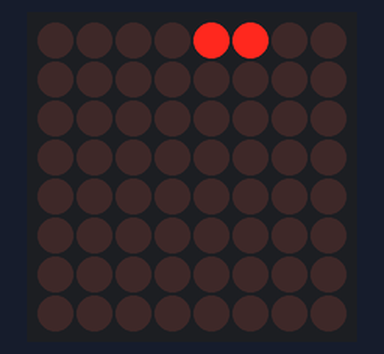
This sketch was run on a simulated Arduino Uno, built with avr-gcc and run on an emulated ATmega328P. Shown: 8×8 LED matrix. Wiring (inferred from the names in the program): LED matrix (orientation assumed): rows pin 13, A3, pin 9, pin 10, pin 2, pin 8, pin 3, pin 6; columns pin 16, pin 4, pin 5, pin 12, pin 7, pin 11, pin 18, pin 19.

Above: at 0.32 s.
At 1.14 s:
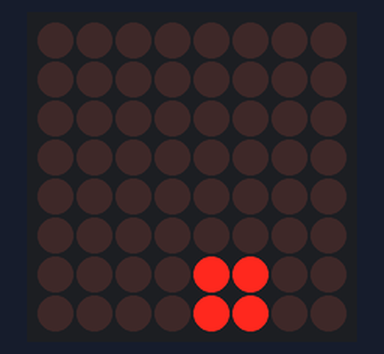
At 1.94 s:
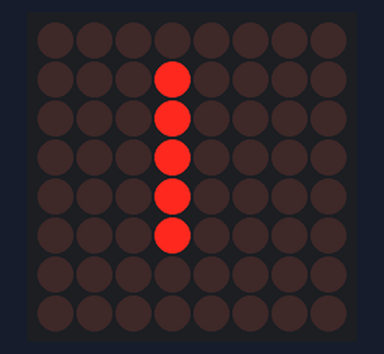
At 3.52 s:
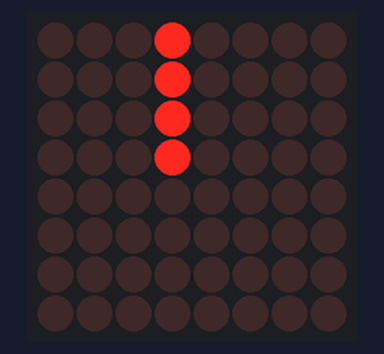
At 5.22 s:
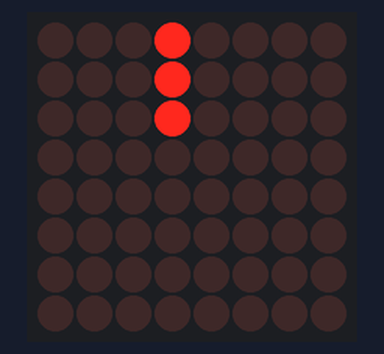
At 6.83 s:
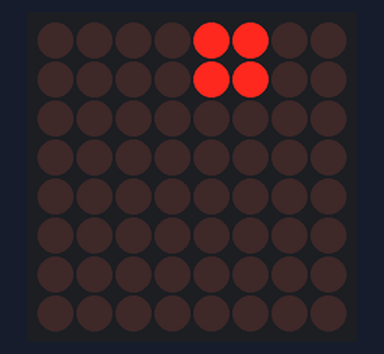

The sketch:

Matrix_8x8_LED_Scroll.ino
```cpp
/*
 * Example Code for an 8 x 8 LED Matrix
 * For More Details Visit http://www.tinyurl.com/yhwxv6h
 *
 * Scrolls a message across an 8 x 8 LED Matrix
 * To adjust the speed change the variable speed.
 * The message is held in requestString[]
 */


//int speed = 20; //number of times to repeat each frame (ORIGINAL)
int speed = 24; //number of times to repeat each frame
int pauseDelay = 500;  //microseconds to leave each row  on before moving to the next


char requestString[] = " .-.-.- ";  //The string to display
                                           //to change the message in code you right yourself simply
                                           //change this data and reset index and offset to 0
//char requestString[] = " We are currently closed. Please try back tomorrow morning. THANKS! ";
//char requestString[] = " DUHNISE IS FUNNY ";  //The string to display

//Variables used for scrolling (both start at 0
int index = 0;  //this is the current charachter in the string being displayed
int offset = 0; //this is how many columns it is offset by

//Pin Definitions
int rowA[] = {13,17,9,10,2,8,3,6};          //An Array defining which pin each row is attached to
                                         //(rows are common anode (drive HIGH))
int colA[] = {16,4,5,12,7,11,18,19};  //An Array defining which pin each column is attached to
                                         //(columns are common cathode (drive LOW))

//Constants defining each charachters position in an array of integer arrays
//Letters
const int A = 0;  const int B = 1;  const int C = 2;  const int D = 3;  const int E = 4;
const int F = 5;  const int G = 6;  const int H = 7;  const int I = 8;  const int J = 9;
const int K = 10; const int L =11;  const int M = 12; const int N = 13; const int O = 14;
const int P = 15; const int Q =16;  const int R = 17; const int S = 18; const int T = 19;
const int U = 20; const int V =21;  const int W = 22; const int X = 23; const int Y = 24;
const int Z = 25;

//Punctuation
const int COL =26; const int DASH = 27; const int BRA2 = 28; const int  _ = 29; const int LINE = 34;
const int DOT =36;

//Extra Charchters
const int  FULL =30; const int CHECK =31; const int TEMP = 33;
const int SMILE =35; const int COLDOT = 36;


//The array used to hold a bitmap of the display
//(if you wish to do something other than scrolling marque change the data in this
//variable then display)
byte data[] = {0,0,0,0,0,0,0,0};

//The alphabet
//Each Charachter is an 8 x 7 bitmap where 1 is on and 0 if off
const int _A[] = {B0001000,
                  B0010100,
                  B0100010,
                  B1000001,
                  B1111111,
                  B1000001,
                  B1000001,
                  B0000000};

const int _B[] = {B1111110,
                  B0100001,
                  B0100001,
                  B0111110,
                  B0100001,
                  B0100001,
                  B1111110,
                       B0000000};

const int _C[] = {B0011111,
                  B0100000,
                  B1000000,
                  B1000000,
                  B1000000,
                  B0100000,
                  B0011111,
                       B0000000};

const int _D[] = {B1111100,
                  B0100010,
                  B0100001,
                  B0100001,
                  B0100001,
                  B0100010,
                  B1111100,
                       B0000000};

const int _E[] = {B1111111,
                  B1000000,
                  B1000000,
                  B1111100,
                  B1000000,
                  B1000000,
                  B1111111,
                       B0000000};

const int _F[] = {B1111111,
                  B1000000,
                  B1000000,
                  B1111100,
                  B1000000,
                  B1000000,
                  B1000000,
                       B0000000};

const int _G[] = {B0011111,
                  B0100000,
                  B1000000,
                  B1001111,
                  B1000001,
                  B0100001,
                  B0011111,
                       B0000000};

const int _H[] = {B1000001,
                  B1000001,
                  B1000001,
                  B1111111,
                  B1000001,
                  B1000001,
                  B1000001,
                       B0000000};

const int _I[] = {B1111111,
                  B0001000,
                  B0001000,
                  B0001000,
                  B0001000,
                  B0001000,
                  B1111111,
                       B0000000};

const int _J[] = {B0001111,
                  B0000001,
                  B0000001,
                  B0000001,
                  B0000001,
                  B1000001,
                  B0111110,
                       B0000000};

const int _K[] = {B1000011,
                  B1000100,
                  B1001000,
                  B1110000,
                  B1001000,
                  B1000100,
                  B1000011,
                       B0000000};

const int _L[] = {B1000000,
                  B1000000,
                  B1000000,
                  B1000000,
                  B1000000,
                  B1000000,
                  B1111111,
                       B0000000};

const int _M[] = {B1110110,
                  B1001001,
                  B1001001,
                  B1001001,
                  B1001001,
                  B1001001,
                  B1001001,
                       B0000000};

const int _N[] = {B1000001,
                  B1100001,
                  B1010001,
                  B1001001,
                  B1000101,
                  B1000011,
                  B1000001,
                       B0000000};

const int _O[] = {B0011100,
                  B0100010,
                  B1000001,
                  B1000001,
                  B1000001,
                  B0100010,
                  B0011100,
                       B0000000};

const int _P[] = {B1111110,
                  B0100001,
                  B0100001,
                  B0111110,
                  B0100000,
                  B0100000,
                  B0100000,
                       B0000000};

const int _Q[] = {B0011100,
                  B0100010,
                  B1000001,
                  B1000001,
                  B1000101,
                  B0100010,
                  B0011101,
                       B0000000};

const int _R[] = {B1111110,
                  B0100001,
                  B0100001,
                  B0101110,
                  B0100100,
                  B0100010,
                  B0100001,
                       B0000000};

const int _S[] = {B0111111,
                  B1000000,
                  B1000000,
                  B0111110,
                  B0000001,
                  B0000001,
                  B1111110,
                       B0000000};

const int _T[] = {B1111111,
                  B0001000,
                  B0001000,
                  B0001000,
                  B0001000,
                  B0001000,
                  B0001000,
                       B0000000};

const int _U[] = {B1000001,
                  B1000001,
                  B1000001,
                  B1000001,
                  B1000001,
                  B1000001,
                  B0111110,
                       B0000000};

const int _V[] = {B1000001,
                  B1000001,
                  B1000001,
                  B1000001,
                  B0100010,
                  B0010100,
                  B0001000,
                       B0000000};

const int _W[] = {B1000001,
                  B1001001,
                  B1001001,
                  B1001001,
                  B1001001,
                  B1001001,
                  B0110110,
                       B0000000};

const int _X[] = {B1000001,
                  B0100010,
                  B0010100,
                  B0001000,
                  B0010100,
                  B0100010,
                  B1000001,
                       B0000000};

const int _Y[] = {B1000001,
                  B0100010,
                  B0010100,
                  B0001000,
                  B0001000,
                  B0001000,
                  B0001000,
                       B0000000};

const int _Z[] = {B1111111,
                  B0000010,
                  B0000100,
                  B0111110,
                  B0010000,
                  B0100000,
                  B1111111,
                       B0000000};

const int _COL[] = {B0000000,
                  B0011000,
                  B0011000,
                  B0000000,
                  B0011000,
                  B0011000,
                  B0000000,
                       B0000000};

const int _DASH[] = {B0000000,
                  B0000000,
                  B0000000,
                  B0111110,
                  B0000000,
                  B0000000,
                  B0000000,
                       B0000000};

const int _BRA2[] = {B0010000,
                  B0001000,
                  B0000100,
                  B0000100,
                  B0001000,
                  B0010000,
                  B0000000,
                       B0000000};

const int __[] = {B0000000,
                  B0000000,
                  B0000000,
                  B0000000,
                  B0000000,
                  B0000000,
                  B0000000,
                       B0000000};

const int _FULL[] = {B1111111,
                     B1111111,
                     B1111111,
                     B1111111,
                     B1111111,
                     B1111111,
                     B1111111,
                       B0000000};

const int _CHECK[] = {B1010101,
                     B0101010,
                     B1010101,
                     B0101010,
                     B1010101,
                     B0101010,
                     B1010101,
                       B0000000};

const int _A3[] = {B0111110,
                   B0000001,
                   B0000001,
                   B0001111,
                   B0000001,
                   B1000001,
                   B0111110,
                       B0000000};

const int _TEMP[] = {B0000011,
                     B0011111,
                     B0111111,
                     B1111110,
                     B1111111,
                     B0011111,
                     B0000011,
                       B0000000};

const int _LINE[] = {B0000001,
                     B0000001,
                     B0000001,
                     B0000001,
                     B0000001,
                     B0000001,
                     B0000000,
                     B0000001};
//                     B0000001,
//                       B0000000};

const int _SMILE[] = {B000000,
                      B0110110,
                      B1111111,
                      B1111111,
                      B1111111,
                      B0111110,
                      B0011100,
                      B0001000};

const int _SMILE2[] = {B000000,
                      B0110110,
                      B1111111,
                      B1111111,
                      B1111111,
                      B0111110,
                      B0011100,
                      B0001000};

const int _DOT[] = {B0000000,
                  B0000000,
                  B0000000,
                  B0000000,
                  B1100000,
                  B1100000,
                  B0000000,
                  B0000000};

const int _COLDOT[] = {B0000000,
                       B0110000,
                       B0110000,
                       B0000000,
                       B0110011,
                       B0110011,
                       B0000000,
                       B0000000};


//Load the bitmap charachters into an array (each charachters position corresponds to its previously defined index (ie _A (a's bitmap)
//is at index 0 and A = 0 so letters[A] will return the 'A' bitmap)
const int* letters[] = {_A,_B,_C,_D,_E,_F,_G,_H,_I,_J,_K,_L,_M,_N,_O,_P,_Q,_R,_S,_T,_U,_V,_W,_X,_Y,_Z,_COL,_DASH,_BRA2,__, _FULL, _CHECK, _A3, _TEMP, _LINE, _SMILE, _DOT, _COLDOT};

//Setup runs once when power is applied
void setup()
{
  for(int i = 0; i <8; i++){  //Set the 16 pins used to control the array as OUTPUTs
    pinMode(rowA[i], OUTPUT);
    pinMode(colA[i], OUTPUT);
  }
}

//repeats
void loop()
{
 updateMatrix();
}


void updateMatrix(){
  loadSprite();
  showSprite(speed);
}


//An array holding the powers of 2 these are used as bit masks when calculating what to display
const int powers[] = {1,2,4,8,16,32,64,128};

//Loads the current scroll state frame into the data[] display array
void loadSprite(){
  int currentChar = getChar(requestString[index]);
  int nextChar = getChar(requestString[index+1]);

  for(int row=0; row < 8; row++){                    //iterate through each row
    data[row] = 0;                                   //reset the row we're working on
    for(int column=0; column < 8; column++){         //iterate through each column
     data[row] = data[row] + ((powers[column] & (letters[currentChar][row] << offset)));   //loads the current charachter offset by offset pixels
     data[row] = data[row] + (powers[column] & (letters[nextChar][row] >> (8-offset) ));   //loads the next charachter offset by offset pixels
    }
  }
  offset++;                                          //increment the offset by one row
  if(offset==8){offset = 0; index++; if(index==sizeof(requestString)-2){index=0;}}         //if offset is 8 load the next charachter pair for the next time through
}

void showSprite(int speed2){
 for(int iii = 0; iii < speed2; iii++){                 //show the current frame speed2 times
  for(int column = 0; column < 8; column++){            //iterate through each column
   for(int i = 0; i < 8; i++){
       digitalWrite(rowA[i], LOW);                      //turn off all row pins
   }
   for(int i = 0; i < 8; i++){ //Set only the one pin
     if(i == column){     digitalWrite(colA[i], LOW);}  //turns the current row on
     else{                digitalWrite(colA[i], HIGH); }//turns the rest of the rows off
   }

   for(int row = 0; row < 8; row++){                    //iterate through each pixel in the current column
    int bit = (data[column] >> row) & 1;
    if(bit == 1){
       digitalWrite(rowA[row], HIGH);                   //if the bit in the data array is set turn the LED on
    }

   }
   delayMicroseconds(pauseDelay);                       //leave the column on for pauseDelay microseconds (too high a delay causes flicker)
  }
 }
}

//returns the index of a given charachter
//for converting from a string to a lookup in our array of charachter bitmaps
int getChar(char charachter){
 int returnValue = Z;
 switch(charachter){
  case 'A': returnValue = A; break;
  case 'a': returnValue = A; break;
  case 'B': returnValue = B; break;
  case 'b': returnValue = B; break;
  case 'C': returnValue = C; break;
  case 'c': returnValue = C; break;
  case 'D': returnValue = D; break;
  case 'd': returnValue = D; break;
  case 'E': returnValue = E; break;
  case 'e': returnValue = E; break;
  case 'F': returnValue = F; break;
  case 'f': returnValue = F; break;
  case 'G': returnValue = G; break;
  case 'g': returnValue = G; break;
  case 'H': returnValue = H; break;
  case 'h': returnValue = H; break;
  case 'I': returnValue = I; break;
  case 'i': returnValue = I; break;
  case 'J': returnValue = J; break;
  case 'j': returnValue = J; break;
  case 'K': returnValue = K; break;
  case 'k': returnValue = K; break;
  case 'L': returnValue = L; break;
  case 'l': returnValue = L; break;
  case 'M': returnValue = M; break;
  case 'm': returnValue = M; break;
  case 'N': returnValue = N; break;
  case 'n': returnValue = N; break;
  case 'O': returnValue = O; break;
  case 'o': returnValue = O; break;
  case 'P': returnValue = P; break;
  case 'p': returnValue = P; break;
  case 'Q': returnValue = Q; break;
  case 'q': returnValue = Q; break;
  case 'R': returnValue = R; break;
  case 'r': returnValue = R; break;
  case 'S': returnValue = S; break;
  case 's': returnValue = S; break;
  case 'T': returnValue = T; break;
  case 't': returnValue = T; break;
  case 'U': returnValue = U; break;
  case 'u': returnValue = U; break;
  case 'V': returnValue = V; break;
  case 'v': returnValue = V; break;
  case 'W': returnValue = W; break;
  case 'w': returnValue = W; break;
  case 'X': returnValue = X; break;
  case 'x': returnValue = X; break;
  case 'Y': returnValue = Y; break;
  case 'y': returnValue = Y; break;
  case 'Z': returnValue = Z; break;
  case 'z': returnValue = Z; break;
  case ' ': returnValue = _; break;
  case '3': returnValue = A3; break;
  case '<': returnValue = TEMP; break;
  case '*': returnValue = FULL; break;
  case '|': returnValue = LINE; break;
  case '_': returnValue = _; break;
  case ':': returnValue = COL; break;
  case '-': returnValue = DASH; break;
  case ')': returnValue = BRA2; break;
  case '%': returnValue = SMILE; break;
  case '.': returnValue = DOT; break;
  case '^': returnValue = COLDOT; break;
  }
  return returnValue;
}
```

Measured:
- by itself, everything shown: repeats every 6.4 s, in 54 steps
